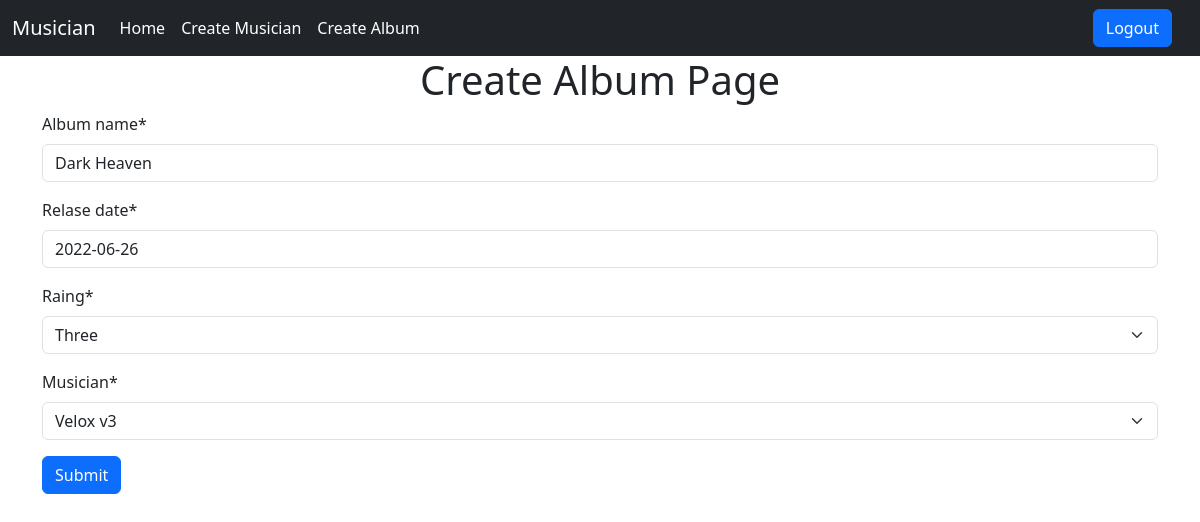
/album/edit/3 (signed in), run on the app's committed database.
### album/models.py (models this page shows, shortened)
class Album(models.Model):
    album_name = models.CharField(max_length=40)
    relase_date = models.DateField(default=datetime.date.today)
    RATINGS = [
        ('1','One'),
        ('2','Two'),
        ('3','Three'),
        ('4','Four'),
        ('5','Five'),
    ]
    raing = models.CharField(max_length=10,choices=RATINGS)
    musician = models.ForeignKey(Musician, on_delete=models.CASCADE)

### album/views.py (the view)
# urls.py: path('edit/<int:id>', views.edit_album_class.as_view(), name="edit_album"),
@method_decorator(login_required,name='dispatch')
class edit_album_class(UpdateView):
    model = models.Album
    form_class = forms.AlbumForm
    template_name = 'create_album.html'
    pk_url_kwarg = 'id'
    success_url = reverse_lazy('homepage')

### album/forms.py
class AlbumForm(forms.ModelForm):
    class Meta:
        model = Album
        fields = '__all__'

### musician/models.py (called while the page is built)
    def __str__(self):
        return f"{self.first_name} {self.last_name}"

### album/templates/create_album.html (shortened to what this page needs)
{% extends "base.html" %}
{% load crispy_forms_tags %}
{% block content %}
    <div class="container">
    <h1 class="text-center">Create Album Page </h1>
        <form method="post">
            {{form | crispy }}
            <input type="submit" value="Submit" class="btn btn-primary">
        </form>
    </div>
{% endblock %}

### data on the page
Album: album_name "Dark Heaven", relase_date "2022-06-26", raing "Three", musician "Velox v3"
